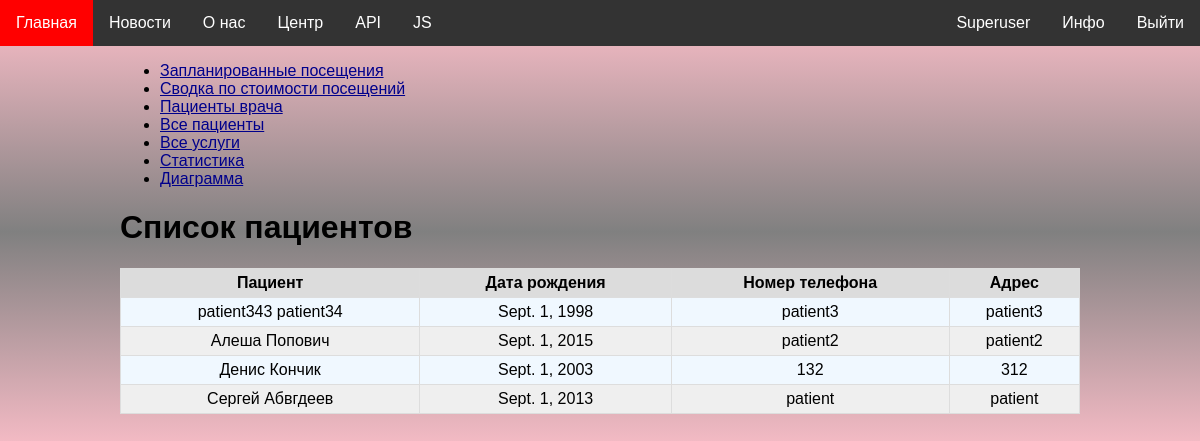
/stats/patients/ (signed in), run on an earlier commit of the app's database.
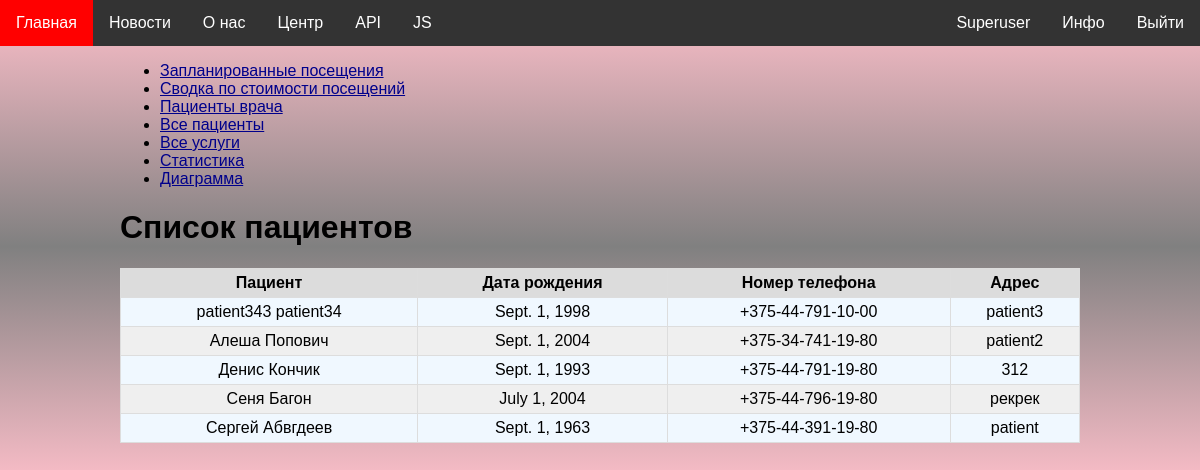
And on a later commit of the database.
### patients/models.py (models this page shows, shortened)
class PatientProfile(models.Model):
    user = models.OneToOneField(User, on_delete=models.CASCADE)
    date_of_birth = models.DateField(validators=[validate_age])
    address = models.CharField(max_length=100)
    phone_number = models.CharField(
        max_length=17,
        validators=[
            RegexValidator(
                regex=r"\+375-\d{2}-\d{3}-\d{2}-\d{2}",
                message='Некорректный номер телефона',
            ),
        ],
        help_text="Формат: +375-XX-XXX-XX-XX"
    )

### stats/views.py (the view)
# urls.py: path('patients/', include('patients.urls')),
@user_passes_test(lambda user: user.is_superuser)
def patients(request):
    logger.info('Displayed patients')
    return render(request, 'stats/patients.html', context={
        'patients': PatientProfile.objects.order_by('user__first_name', 'user__last_name')
    })

### website/templatetags/custom_tags.py (called while the page is built)
@register.simple_tag
def current_times():
    return {
        'local_time': datetime.now().strftime("%Y-%m-%d %H:%M:%S"),
        'utc_time':  datetime.now(timezone.utc).strftime("%Y-%m-%d %H:%M:%S"),
        'time_zone': timezone.get_current_timezone()
    }

@register.simple_tag
def date_range(num):
    today = datetime.now()
    date_list = [today + timedelta(days=i) for i in range(num)]
    return date_list

### stats/templates/stats/patients.html (shortened to what this page needs)
{% extends 'stats/base_content.html' %}
{% block page_content %}
    <h1>Список пациентов</h1>
    <table  class="table">
        <thead>
            <tr>
                <th>Пациент</th>
                <th>Дата рождения</th>
                <th>Номер телефона</th>
                <th>Адрес</th>
            </tr>
        </thead>
        <tbody>
            {% for patient in patients %}
                <tr>
                    <td>{{ patient.user.get_full_name }}</td>
                    <td>{{ patient.date_of_birth }}</td>
                    <td>{{ patient.phone_number }}</td>
                    <td>{{ patient.address }}</td>
                </tr>
            {% empty %}
                <tr>
                    <td colspan="5">Пациенты не найдены</td>
                </tr>
            {% endfor %}
        </tbody>
    </table>
{% endblock %}

What changed in the data, as far as the page shows it:
changed PatientProfile "Sept. 1, 1998": phone_number "patient3" → "+375-44-791-10-00"
changed PatientProfile "patient2": date_of_birth "Sept. 1, 2015" → "Sept. 1, 2004"; phone_number "patient2" → "+375-34-741-19-80"
changed PatientProfile "Денис Кончик": date_of_birth "Sept. 1, 2003" → "Sept. 1, 1993"; phone_number "132" → "+375-44-791-19-80"
added PatientProfile: user.get_full_name "Сеня Багон", date_of_birth "July 1, 2004", phone_number "+375-44-796-19-80", address "рекрек"
changed PatientProfile "patient": date_of_birth "Sept. 1, 2013" → "Sept. 1, 1963"; phone_number "patient" → "+375-44-391-19-80"
